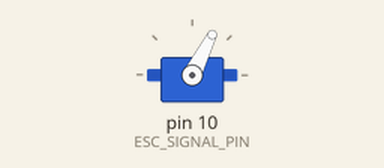
Simulated run of this sketch. Board: Arduino Uno, built with avr-gcc and run on an emulated ATmega328P. Parts: servo.

Above: at 5.1 s.
At 17.1 s:
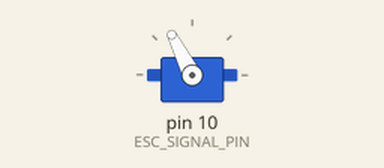
At 25.1 s:
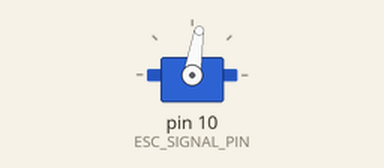
At 37.1 s:
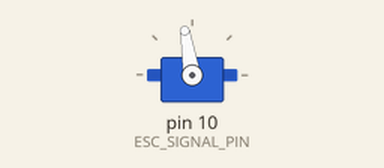
Timing chart, 0 to 40.0 s (numbered marks = the images above):
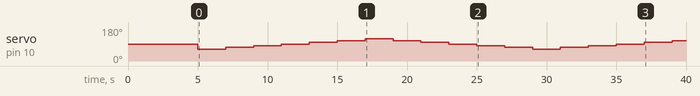

The sketch:

main.ino
```cpp
#include <Servo.h>

#define ESC_SIGNAL_PIN 10
#define THRUSTER_CALIBRATION_DELAY 5000  // Delay necessary for thruster calibration in milli-seconds.
#define THRUSTER_OPERATION_DELAY 2000    // Non-necessary delay for thruster operation in milli-seconds.
#define STALL_US 1500                    // Duty cycle for stalling thruster in micro-seconds.
#define DUTY_CYCLE_MIN 1350
#define DUTY_CYCLE_MAX 1650

Servo thruster;
int duty_cycle_us = 1350;
int additive = 50;

void setup() {
  // Set thrusters PWM wire to `ESC_SIGNAL_PIN`
  thruster.attach(ESC_SIGNAL_PIN, 1000, 2000);

  // Calibration on startup.
  thruster.writeMicroseconds(STALL_US);
  delay(THRUSTER_CALIBRATION_DELAY);
}

void loop() {
  thruster.writeMicroseconds(duty_cycle_us);
  delay(THRUSTER_OPERATION_DELAY);

  duty_cycle_us += additive;
  if (duty_cycle_us == DUTY_CYCLE_MIN || duty_cycle_us == DUTY_CYCLE_MAX) {
    additive *= -1;
  }
}
```

Measured:
- by itself, servo on pin 10 (ESC_SIGNAL_PIN): 90° → 63° at 5.0 s, → 72° 2.0 s later, → 81° 2.0 s later, → 90° 2.0 s later, … (18 changes in this stretch)
